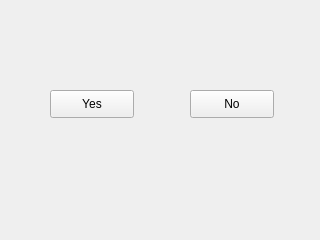
<?xml version="1.0" encoding="UTF-8"?>
<ui version="4.0">
 <class>MainWindow</class>
 <widget class="QMainWindow" name="MainWindow">
  <property name="geometry">
   <rect>
    <x>0</x>
    <y>0</y>
    <width>320</width>
    <height>240</height>
   </rect>
  </property>
  <property name="windowTitle">
   <string>Are you satisfied with your salary?</string>
  </property>
  <widget class="QWidget" name="centralwidget">
   <widget class="QPushButton" name="yesButton">
    <property name="geometry">
     <rect>
      <x>50</x>
      <y>90</y>
      <width>84</width>
      <height>28</height>
     </rect>
    </property>
    <property name="text">
     <string>Yes</string>
    </property>
   </widget>
   <widget class="QPushButton" name="noButton">
    <property name="geometry">
     <rect>
      <x>190</x>
      <y>90</y>
      <width>84</width>
      <height>28</height>
     </rect>
    </property>
    <property name="text">
     <string>No</string>
    </property>
   </widget>
  </widget>
 </widget>
 <resources/>
 <connections/>
</ui>
